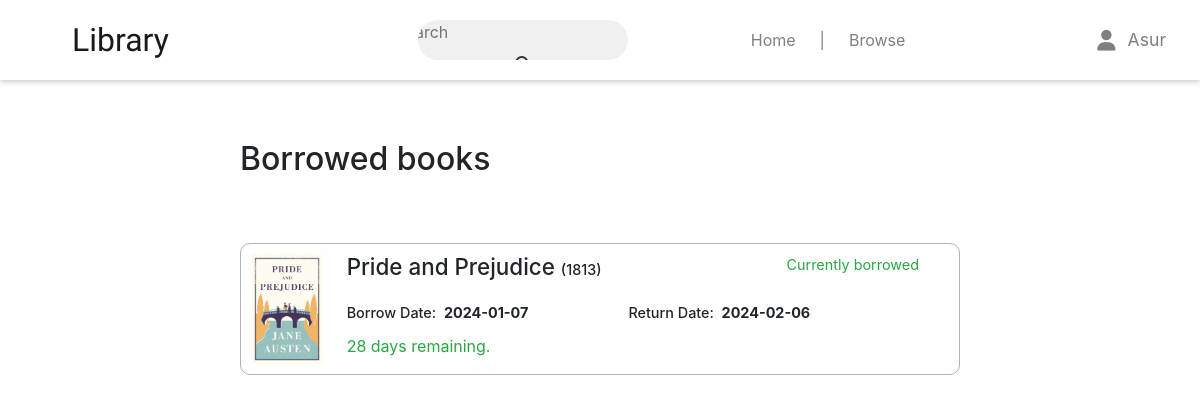
The app's page /pages/borrowedbooks.php (signed in) with its own data.
### tables this page shows
CREATE TABLE `bookrequests` (
  `requestId` int(11) NOT NULL,
  `userId` int(11) NOT NULL,
  `bookIsbn` int(11) NOT NULL,
  `requestDate` date NOT NULL,
  `fname` varchar(20) NOT NULL,
  `lname` varchar(20) NOT NULL,
  `descr` varchar(100) NOT NULL,
  `email` varchar(50) NOT NULL,
  `status` varchar(8) NOT NULL
);

CREATE TABLE `books` (
  `isbn` int(11) NOT NULL,
  `title` varchar(50) NOT NULL,
  `published` int(11) NOT NULL,
  `copies` int(11) NOT NULL,
  `description` varchar(500) NOT NULL,
  `coverurl` varchar(200) NOT NULL,
  `pdfurl` varchar(200) NOT NULL
);

CREATE TABLE `acceptedbooks` (
  `acceptId` int(11) NOT NULL,
  `requestId` int(11) NOT NULL,
  `borrowDate` date NOT NULL,
  `returnDate` date NOT NULL,
  `userId` int(11) NOT NULL
);

### pages/borrowedbooks.php (the view, shortened to what this page needs)
<!doctype html>
<html lang="en">
<head>
    <link rel="stylesheet" href="https://cdn.jsdelivr.net/npm/bootstrap@4.3.1/dist/css/bootstrap.min.css"
>
</head>
<body>
    <?php
    include("../subfiles/navbar.php");
    if (isset($_SESSION['login'])) {
        $userId = $_SESSION['userid'];
    }
    ?>
    <div id="borrowed">
        <div class="details">
            <div class="h2">Borrowed books</div>
            <div class="books">
                <?php
                $acceptsql = "select * from acceptedbooks where userId=$userId";
                $accpetres = mysqli_query($conn, $acceptsql);
                $acceptCount = $accpetres->num_rows;
                if ($acceptCount == 0) {
                    echo '<div style="text-align:center;">No Borrowed books</div>';
                } else {
                    while ($acceptItem = mysqli_fetch_assoc($accpetres)) {
                        $requestId = $acceptItem['requestId'];
                        $borrowDate = $acceptItem['borrowDate'];
                        $returnDate = $acceptItem['returnDate'];
                        $sql = "select * from bookrequests where requestId=$requestId";
                        $res = mysqli_query($conn, $sql);
                        while ($item = mysqli_fetch_assoc($res)) {
                            $isbn = $item['bookIsbn'];
                            $daysRemaining = 0;
                            $datesql = "select DATEDIFF(returnDate,CURRENT_DATE) as days from acceptedbooks where requestId=$requestId";
                            $dateRes = mysqli_query($conn, $datesql);
                            while ($dateItem = mysqli_fetch_assoc($dateRes)) {
                                $daysRemaining = $dateItem['days'];
                            }
                            $title = "lorem";
                            $cu = "";
                            $p = 0;
                            $bookname = "select * from books where isbn=$isbn";
                            $booknameres = mysqli_query($conn, $bookname);
                            while ($booknameItem = mysqli_fetch_assoc($booknameres)) {
                                $title = $booknameItem['title'];
                                $cu = $booknameItem['coverurl'];
                                $p = $booknameItem['published'];
                            }
                            echo
                                '
                                <div class="media">
                                    <img src="../images/bookcovers/' . $cu . '" class="mr-4" alt="...">
                                    <div class="media-body">
                                        <div class="title-status">
                                            <h5 class="mt-0">' . $title . ' <span id="pub">(' . $p . ')</span> </h5>
                                            <p class="text-success">Currently borrowed</p>
                                        </div>
                                        <div class="brw-rt">
                                            <div class="brw">Borrow Date:&nbsp; <b>' . $borrowDate . '</b> </div>
                                            <div class="rt">Return Date: &nbsp;<b>' . $returnDate . '</b></div>
                                        </div>
                                        ';
                            ?>
                            <?php
                            if ($daysRemaining > 0) {
                                echo '
                                            <p class="text-success days">' . $daysRemaining . ' days remaining.</p>
                                            ';
                            } else {
                                echo '
                                            <p class="text-danger days">The borrowing time has expired. Please retun the book.</p>
                                            ';
                            }
                            ?>
                            <?php
                            echo '
                                    </div>
                                </div>
                                ';
                        }
                    }
                }
                ?>
            </div>
        </div>
    </div>
</body>
</html>

### pages/borrowedbooks.php (style rules this page uses)
* { margin: 0; padding: 0; }
#borrowed { display: flex; justify-content: center; align-items: center; min-height: 90vh; width: 100vw; }
.details { min-height: 80vh; margin-top: 40px; width: 60%; }
.details .h2 { margin-bottom: 65px; }
.media { padding: 10px; border-radius: 10px; border: 1px solid rgba(0, 0, 0, 0.3); margin-bottom: 40px; }
.media>img { height: 110px; }
.title-status { display: flex; justify-content: space-between; }
.title-status>h5 { font-size: 1.4rem; }
.title-status>p { font-size: .9rem; margin-right: 30px; }
#pub { font-size: .9rem; font-weight: light; }
.brw-rt { margin-top: 10px; display: flex; font-size: .9rem; font-weight: 500; }
.rt { margin-left: 100px; }
.days { margin-top: 10px; margin-bottom: 0; }

### records on screen
acceptedbooks: borrowDate "2024-01-07", returnDate "2024-02-06"
bookrequests: bookIsbn.coverurl (picture), bookIsbn.title "Pride and Prejudice", bookIsbn.published "1813", daysRemaining "28"

### other values on screen
$_SESSION['username'] "Asur"
